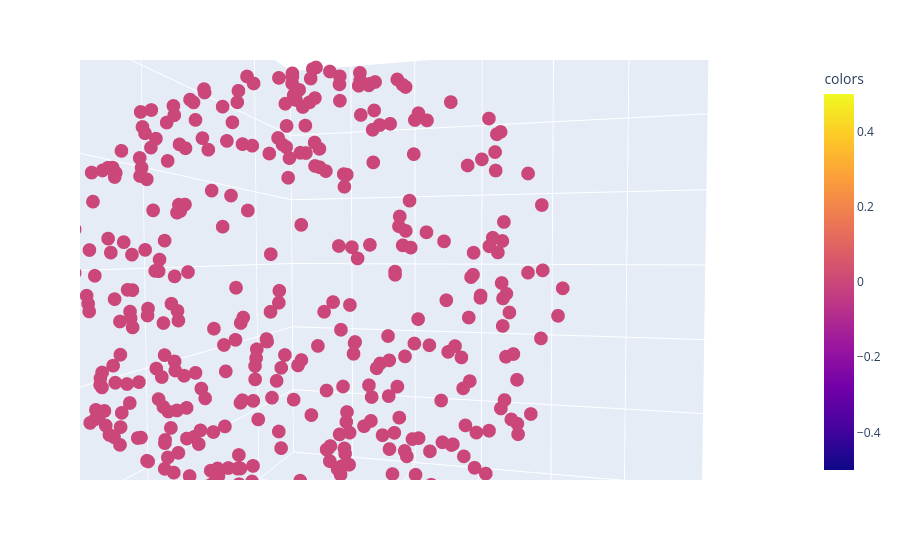

Source (notebook cell):
### Code cell
plot_3d(torus_neighborhoods[0],use_plotly=True)

### Figure 1 — Plotly figure (JSON) as saved in the notebook; plotly's stock layout.template omitted (floating-point values rounded to 4 significant figures; data arrays with more than 128 entries replaced by an {"elided": "..."} marker saying what was removed)
{"data": [{"hovertemplate": "x=%{x}<br>y=%{y}<br>z=%{z}<br>colors=%{marker.color}<extra></extra>", "legendgroup": "", "marker": {"color": {"elided": "400 int values"}, "coloraxis": "coloraxis", "symbol": "circle"}, "mode": "markers", "name": "", "scene": "scene", "showlegend": false, "type": "scatter3d", "x": {"elided": "400 float values"}, "y": {"elided": "400 float values"}, "z": {"elided": "400 float values"}}], "layout": {"autosize": true, "coloraxis": {"colorbar": {"title": {"text": "colors"}}, "colorscale": [[0, "#0d0887"], [0.1111, "#46039f"], [0.2222, "#7201a8"], [0.3333, "#9c179e"], [0.4444, "#bd3786"], [0.5556, "#d8576b"], [0.6667, "#ed7953"], [0.7778, "#fb9f3a"], [0.8889, "#fdca26"], [1, "#f0f921"]]}, "legend": {"tracegroupgap": 0}, "margin": {"t": 60}, "scene": {"aspectmode": "auto", "aspectratio": {"x": 1, "y": 1, "z": 1}, "camera": {"center": {"x": 0, "y": 0, "z": 0}, "eye": {"x": 0.1496, "y": -0.7234, "z": 0.02133}, "projection": {"type": "perspective"}, "up": {"x": 0, "y": 0, "z": 1}}, "domain": {"x": [0, 1], "y": [0, 1]}, "xaxis": {"range": [-3.0, 3.0], "title": {"text": "x"}, "type": "linear"}, "yaxis": {"range": [-3.0, 3.0], "title": {"text": "y"}, "type": "linear"}, "zaxis": {"range": [-3.0, 3.0], "title": {"text": "z"}, "type": "linear"}}}}
